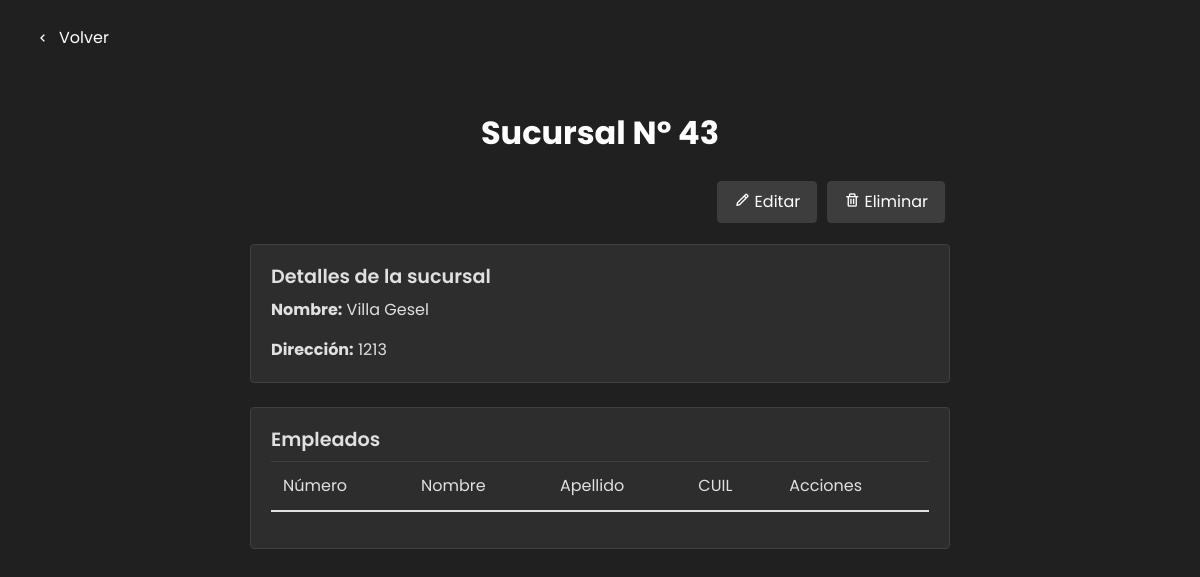
The page /detalle-sucursal/43/ (signed in) on the database as committed earlier.
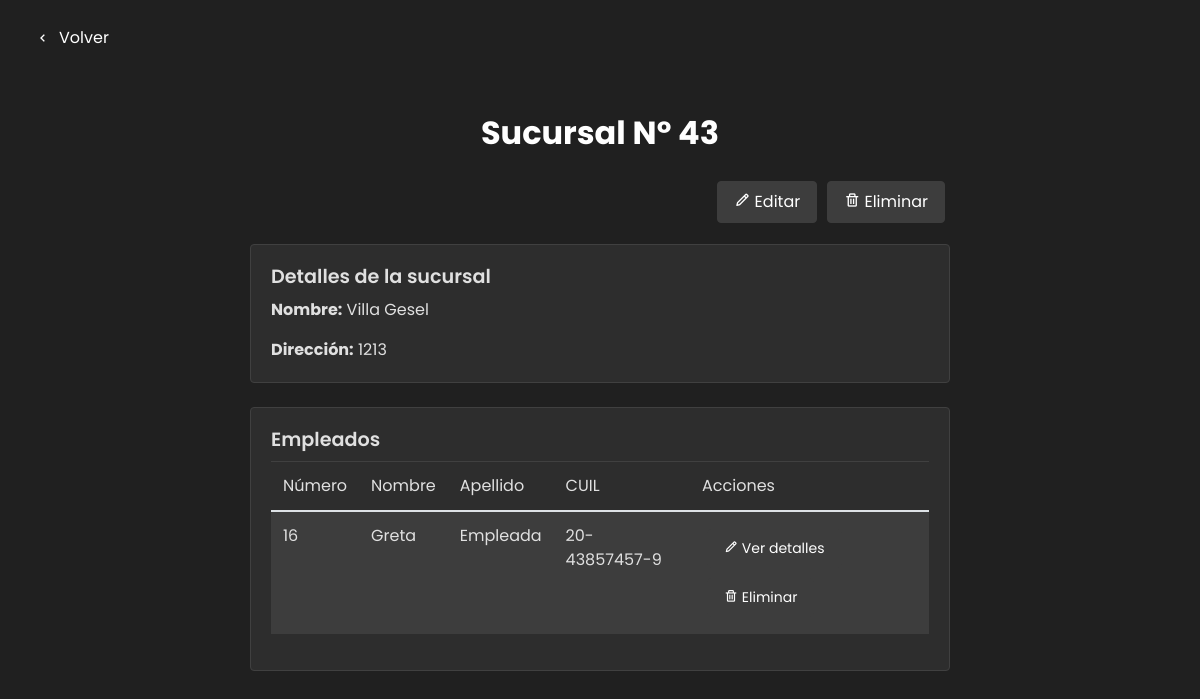
The same page on the database as committed later.
### vista_usuario/models.py (models this page shows)
class User(AbstractUser):
    email = models.EmailField(blank=True,default="")
    dni = models.CharField(max_length=8)
    fecha_nacimiento = models.DateField()
    cuil = models.CharField(max_length=13,default="")
    sucursal = models.ForeignKey(Sucursal, on_delete=models.SET_NULL,default="", null=True)

### ferreplus/modulos/modulos_inicio_sesion.py (the view)
    def wrapper(request, *args, **kwargs):
        if not request.user.is_authenticated or not request.user.is_superuser:
            return HttpResponse("No tienes permiso para acceder a esta página.")
        return view_func(request, *args, **kwargs)

### ferreplus/modulos/modulos_inicio_sesion.py (called while the page is built)
def admin_required(view_func):
    def wrapper(request, *args, **kwargs):
        if not request.user.is_authenticated or not request.user.is_superuser:
            return HttpResponse("No tienes permiso para acceder a esta página.")
        return view_func(request, *args, **kwargs)
    return wrapper

### vista_administrador/views.py (called while the page is built)
@login_required
@admin_required
def detalle_sucursal(request, sucursal_id):
    a_ver = Sucursal.objects.get(id=sucursal_id)
    empleados_de_sucursal = User.objects.filter(
        is_staff=1).filter(sucursal_id=sucursal_id)
    return render(request, os.path.join(TEMPLATE_DIR, 'detalle_sucursal.html'), {'sucursal': a_ver, 'empleados': empleados_de_sucursal})

### vista_usuario/middelwares/middelware.py (called while the page is built)
    def __call__(self, request):
        response = self.get_response(request)
        if request.path == reverse('cerrar_sesion') and request.user.is_authenticated:
            return redirect('inicio')  # Redirige a la página de inicio después de cerrar sesión
        return response

### templates/vista_administrador/detalle_sucursal.html (shortened to what this page needs)
<!DOCTYPE html>
<html lang="es">
<head>
    <link href="https://stackpath.bootstrapcdn.com/bootstrap/4.5.2/css/bootstrap.min.css" rel="stylesheet">
    <link href="https://cdn.jsdelivr.net/npm/bootstrap-icons@1.10.3/font/bootstrap-icons.css" rel="stylesheet">
    <link href='https://unpkg.com/boxicons@2.1.4/css/boxicons.min.css' rel='stylesheet'>
    {% load static %}
    <link rel="stylesheet" type="text/css" href="{% static 'css/ver_sucursales.css' %}">
</head>
<body>
    <div class="custom-container">
        <button id="BotonVolver" class="btn btn-secondary">
          <a href="{% url 'ver-sucursales' %}">
            <i class='bx bx-chevron-left'>
              <span>Volver</span>
            </i>
          </a>
        </button>
    </div>
    <div class="container">
        <div class="mb-3 text-center">
            <h1>Sucursal Nº {{ sucursal.id }}</h1>
        </div>
        <div class="d-flex justify-content-end mb-3">
            <a href="{% url 'editar-sucursal' sucursal.id %}" class="btn btn-primary me-2">
                <i class="bx bx-pencil"></i> Editar
            </a>
            <button class="btn btn-danger" onclick="confirmarEliminacionSucursal('{{ sucursal.id }}')">
                <i class="bx bx-trash"></i> Eliminar
            </button>
        </div>
        <div class="card mb-4">
            <div class="card-body">
                <h5 class="card-title">Detalles de la sucursal</h5>
                <p class="card-text"><strong>Nombre:</strong> {{ sucursal.nombre }}</p>
                <p class="card-text"><strong>Dirección:</strong> {{ sucursal.direccion }}</p>
            </div>
        </div>
        <div class="card">
            <div class="card-body">
                <h5 class="card-title">Empleados</h5>
                <div class="table-responsive">
                    <table class="table table-striped table-hover">
                        <thead>
                            <tr>
                                <th scope="col">Número</th>
                                <th scope="col">Nombre</th>
                                <th scope="col">Apellido</th>
                                <th scope="col">CUIL</th>
                                <th scope="col">Acciones</th>
                            </tr>
                        </thead>
                        <tbody>
                            {% for empleado in empleados %}
                                <tr>
                                    <td>{{ empleado.id }}</td>
                                    <td>{{ empleado.first_name }}</td>
                                    <td>{{ empleado.last_name }}</td>
                                    <td>{{ empleado.cuil }}</td>
                                    <td>
                                        <a href="#" class="btn btn-sm btn-primary">
                                            <i class="bx bx-pencil"></i> Ver detalles
                                        </a>
                                        <button class="btn btn-sm btn-danger" onclick="confirmarEliminacionEmpleado('{{ empleado.id }}')">
                                            <i class="bx bx-trash"></i> Eliminar
                                        </button>
                                    </td>
                                </tr>
                            {% endfor %}
                        </tbody>
                    </table>
                </div>
            </div>
        </div>
    </div>
</body>
</html>

Rows that differ between the two databases and show on the page:
added User: id "16", first_name "Greta", last_name "Empleada", cuil "20-43857457-9"
